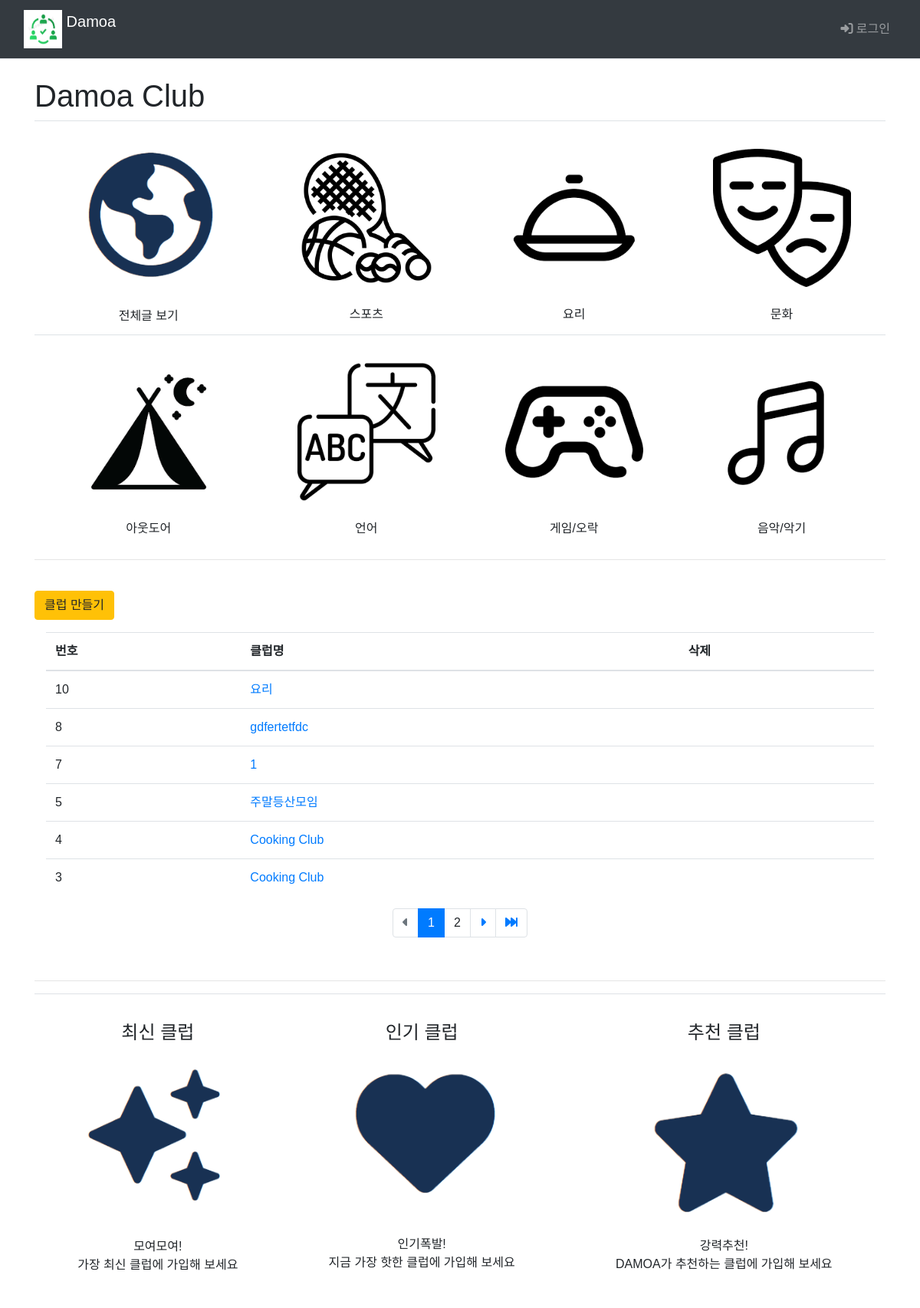
The app's page /main/, older data.
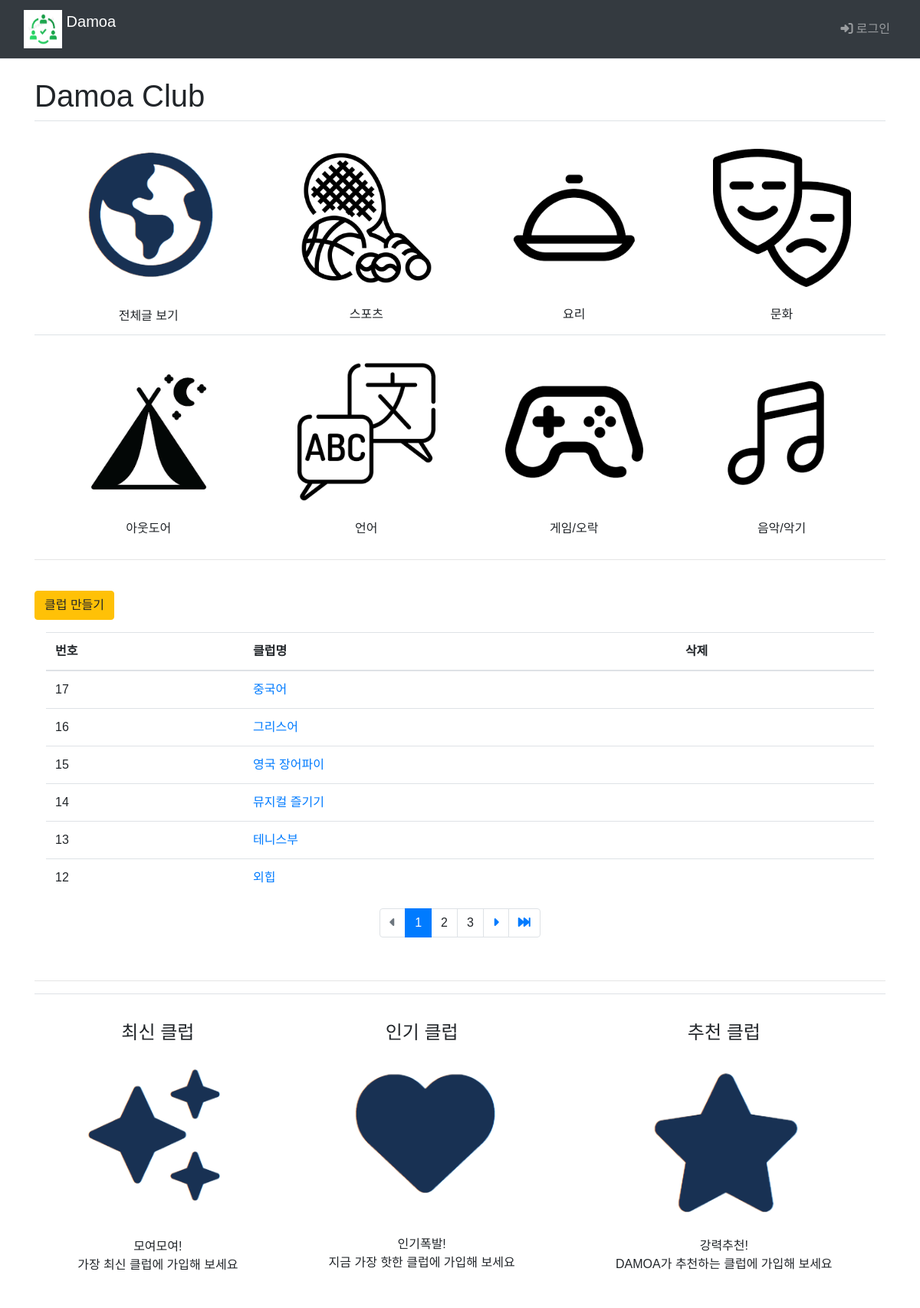
The same page, newer data.
### main/models.py (models this page shows, shortened)
class Club(models.Model):
    class category(models.TextChoices):
        from django.utils.translation import gettext_lazy as _
        COOK = 'CK', _('Cook')
        CULTURE = 'CT', _('Culture')
        GAME = 'GA', _('Game')
        LANGUAGE = 'LA', _('Language')
        MUSIC = 'MU', _('Music')
        OUTDOOR = 'OD', _('Outdoor')
        SPORTS = 'SP', _('Sports')
    category = models.CharField(
        max_length=10,
        choices = category.choices,
        null=True
    )
    name=models.TextField('클럽이름')
    author = models.ForeignKey(settings.AUTH_USER_MODEL, on_delete=models.CASCADE, default=1, null=True, related_name='author_club')

### main/views.py (the view)
# urls.py: path("", include('main.urls')),  # / 페이지에 해당하는 urlpatterns
def main(request):
    club_list=Club.objects.order_by('-id')
    page = request.GET.get('page', '1')  # 페이지
    paginator = Paginator(club_list, 6)  # 페이지당 6개
    page_obj = paginator.get_page(page)
    context={'club_list':page_obj, 'page':page}
    return render(request, 'main/main.html', context)

### templates/main/main.html (shortened to what the changed rows need)
{% extends 'base.html' %}
{% load static %}
{% block content %}
  <div class="container">
    <br>
    <h1>Damoa Club</h1>
<br>
    <div>
      <div class="container">
        <table class="table">
          <thead>
            <tr class="thead-blue">
              <th>번호</th>
              <th>클럽명</th>
              <th>삭제</th>
            </tr>
          </thead>
          <tbody>
            {% if club_list %}
              {% for club in club_list %}
                <tr>
                  <td>{{club.id}}</td>
                  <td>
                    <a href="{% url 'main:board_list'%}?kw={{ club.name }}">{{club.name}}</a>
                  </td>
                  <td>
                  </td>
                </tr>
              {% endfor %}
            {% else %}
              <tr>
                게시글이 없습니다.
              </tr>
            {% endif %}
          </tbody>
        </table>
        <ul class="pagination justify-content-center">
          {% for page_number in club_list.paginator.page_range %}
          {% if page_number >= club_list.number|add:-3 and page_number <= club_list.number|add:3 %}
            {% if page_number == club_list.number %}
              <li class="page-item active" aria-current="page">
                <a class="page-link" data-page="{{ page_number }}">
                  {{ page_number }}
                </a>
              </li>
            {% else %}
              <li class="" page-item="page-item">
                <a class="page-link" data-page="{{ page_number }}">
                  {{ page_number }}
                </a>
              </li>
            {% endif %}
          {% endif %}
          {% endfor %}
        </ul>
      </div>
    </div>
<br>
  {% endblock %}

Row changes from the older to the newer data that the page shows:
no longer on this page (row unchanged): Club: id "10", name "요리"
no longer on this page (row unchanged): Club: id "8", name "gdfertetfdc"
no longer on this page (row unchanged): Club: id "7", name "1"
no longer on this page (row unchanged): Club: id "5", name "주말등산모임"
no longer on this page (row unchanged): Club: id "4", name "Cooking Club"
no longer on this page (row unchanged): Club: id "3", name "Cooking Club"
added Club: id "17", name "중국어"
added Club: id "16", name "그리스어"
added Club: id "15", name "영국 장어파이"
added Club: id "14", name "뮤지컬 즐기기"
added Club: id "13", name "테니스부"
added Club: id "12", name "외힙"
Text that changed along with them:
new list line: "3"
